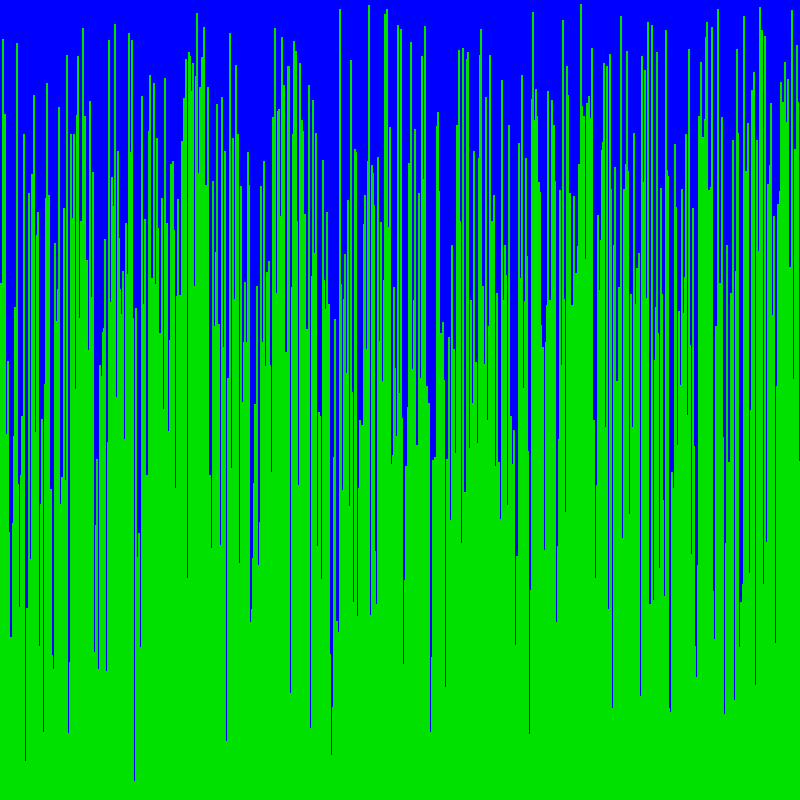
Frame 1 (no input)
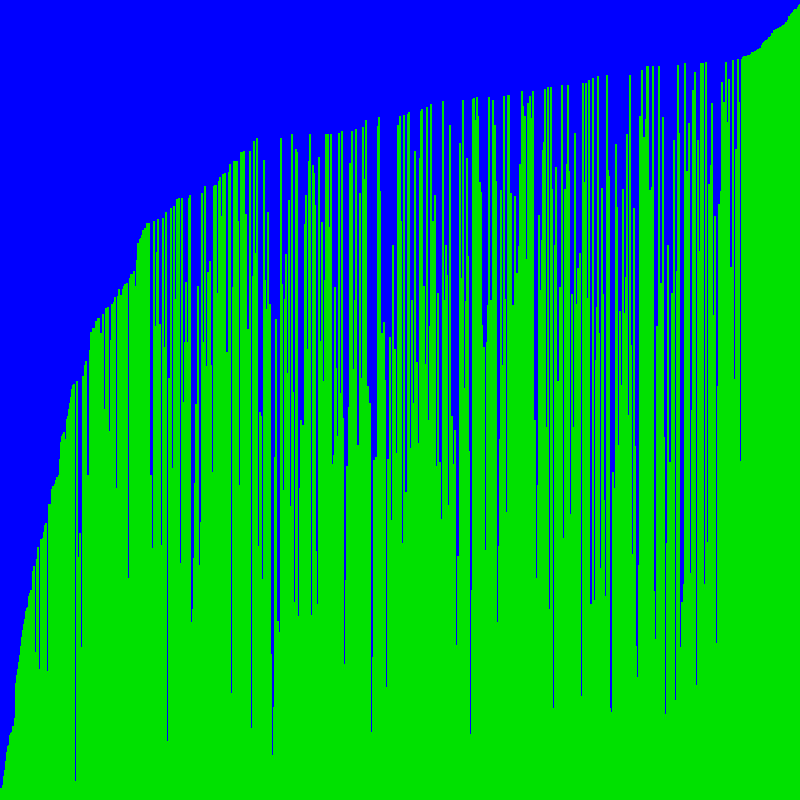
Frame 60 (the mouse pressed at the canvas centre just before this capture)
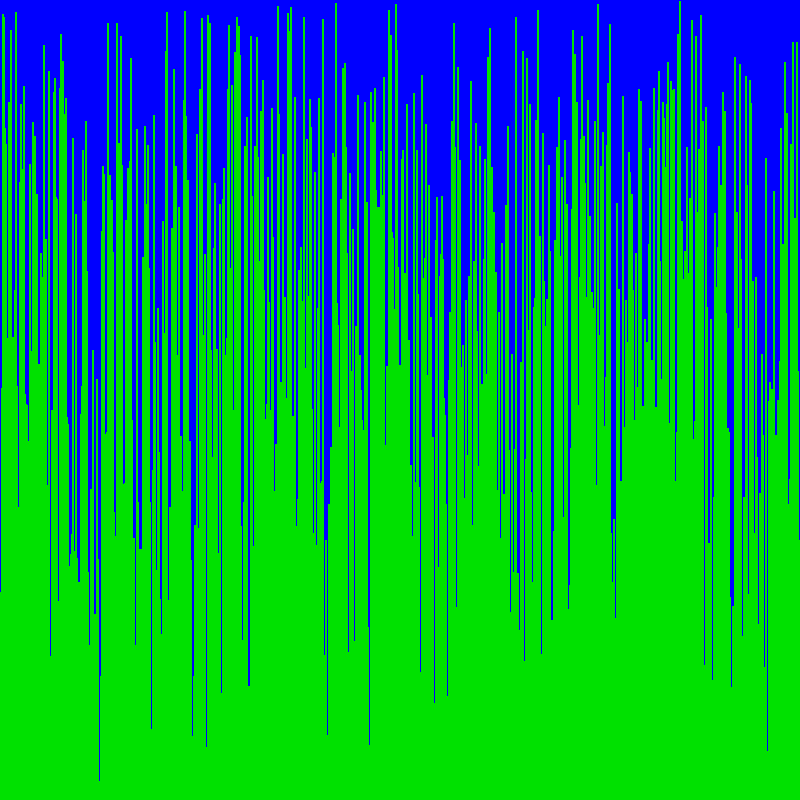
Frame 120 (the mouse held since frame 60 and released just before this capture)

The Processing sketch that drew these frames (run headless with seeded random() and noise(); from frame 60 on, the mouse is pressed at the canvas centre):

// Processing sketch: visualarraysorter
// ── visualarraysorter.pde
/* Paste the code into a new Processing sketch and complete the steps. */

//1. create an array of ints. don't initialize it yet.
int[] intarray;
int jvalue;

void setup() {
  //2. set the size of your window
  //  if you are using Processing 3, you cannot use variables
  //  because the developers don't know how programming is supposed to work.
  size(800,800);

  //3. initialize your array with the built in width variable
  intarray = new int[width];
  
  //4. initialize the ints in the array with random numbers
  //   from 0 to the built in height variable
  for (int j = 0; j < intarray.length; j++) {
    int rand = (int) random(0,800);
    intarray[j] = rand;
    jvalue = j;
    }

  //5. call the noStroke() method
  noStroke();

}

void draw() {
  //6. set the background color with background(r, g, b);
  background(0,0,255);

  //7. set the color for your graph
  stroke(0,225,0);

  //8. draw a rectangle for each int in your array.
  //   the x value will be the current index in the array
  //   the y value will the height variable
  //   the width is 1 (one)
  //   the height is negative the value of the element at the current index of the array
  for (int i = 0; i < intarray.length; i++){
    rect(i,height,1,-intarray[i]);
  }

  //9. call the stepSort method
  stepSort(intarray);

  //10. extract the code that randomizes the array into a method.

  //11. call the method you made in step 10 when the mouse is pressed
  if(mousePressed){
    randarray();
  }

}

void stepSort(int[] arr) {
  for (int i = 1; i < arr.length; i++) {
    if (arr[i - 1] > arr[i]) {
      int t = arr[i];
      arr[i] = arr[i - 1];
      arr[i - 1] = t;
    }
  }
}


void randarray(){
  for (int j = 0; j < intarray.length; j++) {
    int rand = (int) random(0,800);
    intarray[j] = rand;
    jvalue = j;
   }
}
